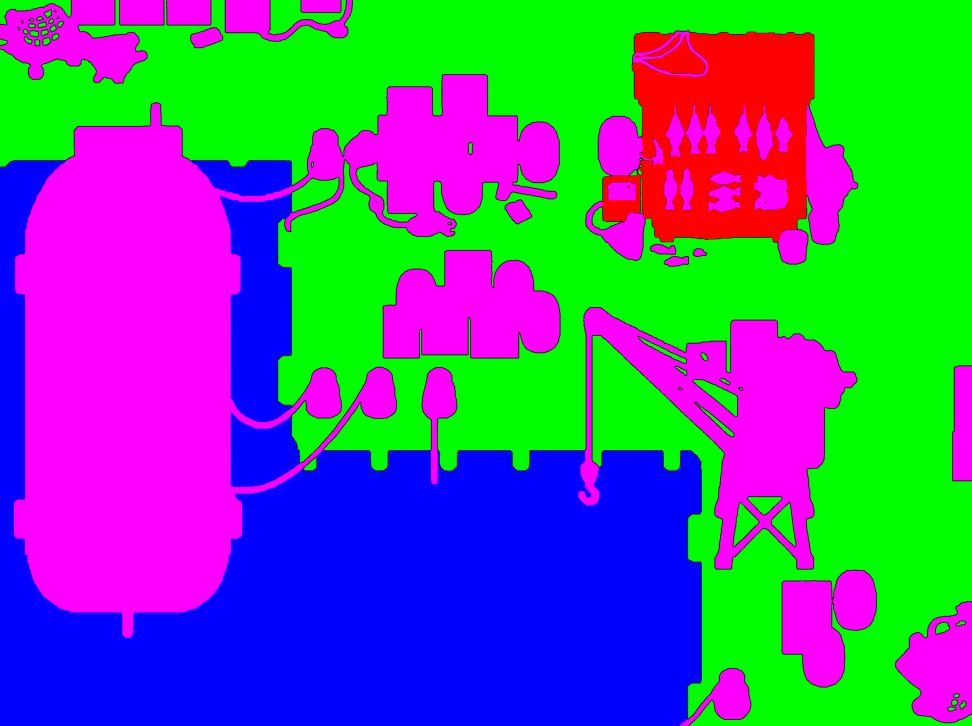
#> input picture docs/art-options/rooms/canal-docks/nbp-mask.png, 972 x 726 px, shrunk from 2400 x 1792 before the run, found by its file name
$ python morph_baseline.py
#> lines starting #> are read from the running program, lines starting #| are printed output that depends on the picture; after the words box and inside, x2 and y2 are one past the last pixel; in counts of white or black regions, pixels touching at a corner belong together
"""Morphological baseline for object footprints.

Uses the NBP class mask to derive footprints via distance transform:
for each non-floor instance (connected component), the footprint is the
base band where the instance contacts or nearly contacts the floor plane.

No learning required — pure classic CV on the class mask.

Usage:
  python morph_baseline.py --repo /path/to/emberwood
"""
import argparse
import json
import os
import time

import cv2
import numpy as np

SCENES = {
    "anchorroom": {
        "plate": "docs/art-options/nbp-scifi-anchor-clean.png",
        "mask": "docs/art-options/nbp-mask.png",
        "collision": "assets/rooms/anchorroom.collision.png",
    },
    "night-bazaar": {
        "plate": "docs/art-options/rooms/night-bazaar/plate.png",
        "mask": "docs/art-options/rooms/night-bazaar/nbp-mask.png",
        "collision": "assets/rooms/night-bazaar.collision.png",
    },
    "plaza-market-inside": {
        "plate": "docs/art-options/rooms/plaza-market-inside/plate.png",
        "mask": "docs/art-options/rooms/plaza-market-inside/nbp-mask.png",
        "collision": "assets/rooms/plaza-market-inside.collision.png",
    },
}

FLOOR_BGR = [0, 255, 0]
WALL_BGR = [0, 0, 255]

OUT_DIR = "docs/art-options/bench/depth"


def is_floor(pixel_bgr):
    return np.all(pixel_bgr == FLOOR_BGR, axis=-1)


def derive_morph_footprints(mask_bgr):
    """Derive footprints from class mask using morphological distance transform.

    For each non-floor, non-wall connected component:
    1. Compute the distance from every pixel to the nearest floor pixel
    2. The footprint = base band of the component (bottom portion near floor)
       where distance to floor is small
    """
    h, w = mask_bgr.shape[:2]

    floor = is_floor(mask_bgr)
    wall = np.all(mask_bgr == WALL_BGR, axis=-1)
    non_floor = ~floor & ~wall

    floor_dist = cv2.distanceTransform(
        (~floor).astype(np.uint8), cv2.DIST_L2, 5
    )

    nlabels, labels, stats, _ = cv2.connectedComponentsWithStats(
        non_floor.astype(np.uint8), connectivity=8
    )

    footprint = np.zeros((h, w), dtype=np.uint8)

    for i in range(1, nlabels):
        area = stats[i, cv2.CC_STAT_AREA]
        if area < 100:
            continue

        comp_mask = labels == i
        y_coords, x_coords = np.where(comp_mask)
        y_base = np.max(y_coords)
        y_top = np.min(y_coords)
        comp_height = y_base - y_top + 1

        band_height = max(int(0.3 * comp_height), 10)
        band_top = max(0, y_base - band_height)

        band_mask = np.zeros((h, w), dtype=bool)
        band_mask[band_top:y_base + 1, :] = True
        band_mask &= comp_mask

        x_min = np.min(x_coords)
        x_max = np.max(x_coords)

        near_floor = floor_dist < max(20, 0.1 * comp_height)
        base_contact = band_mask & near_floor

        if np.sum(base_contact) > 10:
            footprint[base_contact] = 255
        else:
            footprint[band_mask] = 255

    return footprint


def derive_morph_walk(mask_bgr):
    """Derive walkability from class mask — floor class with morphological cleanup."""
    floor = is_floor(mask_bgr).astype(np.uint8) * 255
    kernel = cv2.getStructuringElement(cv2.MORPH_ELLIPSE, (5, 5))
    floor = cv2.morphologyEx(floor, cv2.MORPH_CLOSE, kernel)
    return floor


def overlay_on_source(source_bgr, mask, color=(0, 255, 0), alpha=0.4):
    vis = source_bgr.copy()
    mask_bool = mask > 127
    overlay = vis.copy()
    overlay[mask_bool] = color
    return cv2.addWeighted(vis, 1 - alpha, overlay, alpha, 0)


def run(repo):
#> called with repo = '.'
    os.makedirs(os.path.join(repo, OUT_DIR), exist_ok=True)
    all_metrics = []

    for scene, paths in SCENES.items():
        print(f"\n=== {scene} ===")
        mask_bgr = cv2.imread(os.path.join(repo, paths["mask"]))
#> mask_bgr is the input picture: shape (726, 972, 3); mean B, G, R 140.9, 100.8, 86.5
        source_bgr = cv2.imread(os.path.join(repo, paths["plate"]))

        t0 = time.time()
        fp = derive_morph_footprints(mask_bgr)
#> in is_floor, `return np.all(pixel_bgr == FLOOR_BGR, axis=-1)`:
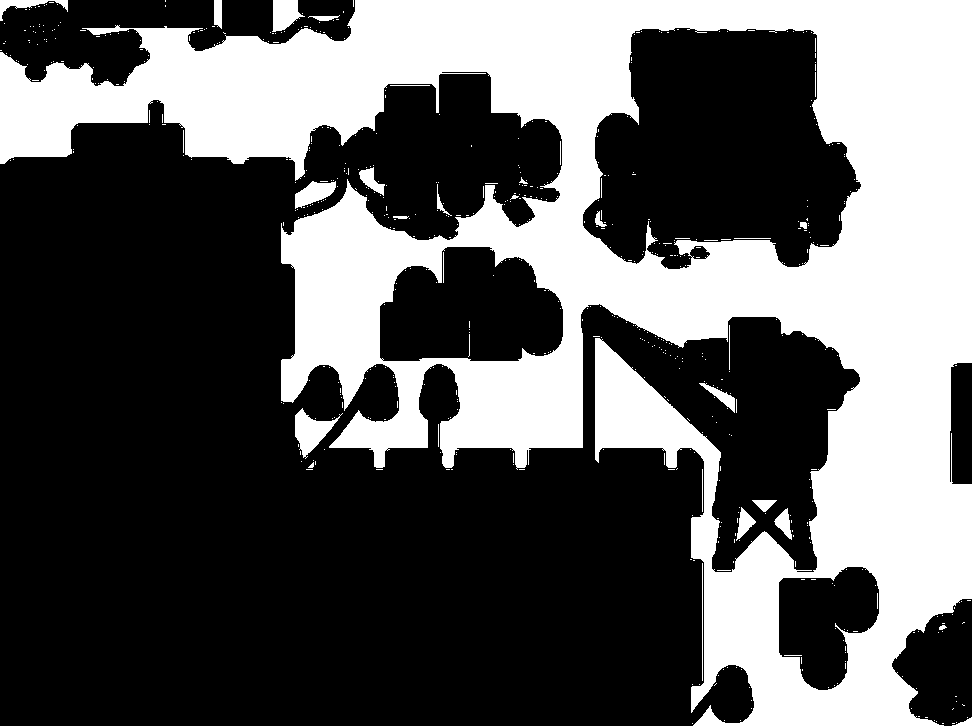
#> returned value: shape (726, 972) bool; 36.2% white; 602 white regions (569 under 20 px), largest, box (x1, y1, x2, y2) and area: (0, 0, 972, 726) 249006, (295, 408, 343, 459) 1033, (272, 0, 305, 32) 705
#> in derive_morph_footprints, `wall = np.all(mask_bgr == WALL_BGR, axis=-1)`: wall: shape (726, 972) bool; 3.3% white; 235 white regions (227 under 20 px), largest, box (x1, y1, x2, y2) and area: (635, 34, 813, 239) 21016, (651, 43, 703, 71) 715, (605, 200, 638, 219) 453
#> in derive_morph_footprints, `non_floor = ~floor & ~wall`:
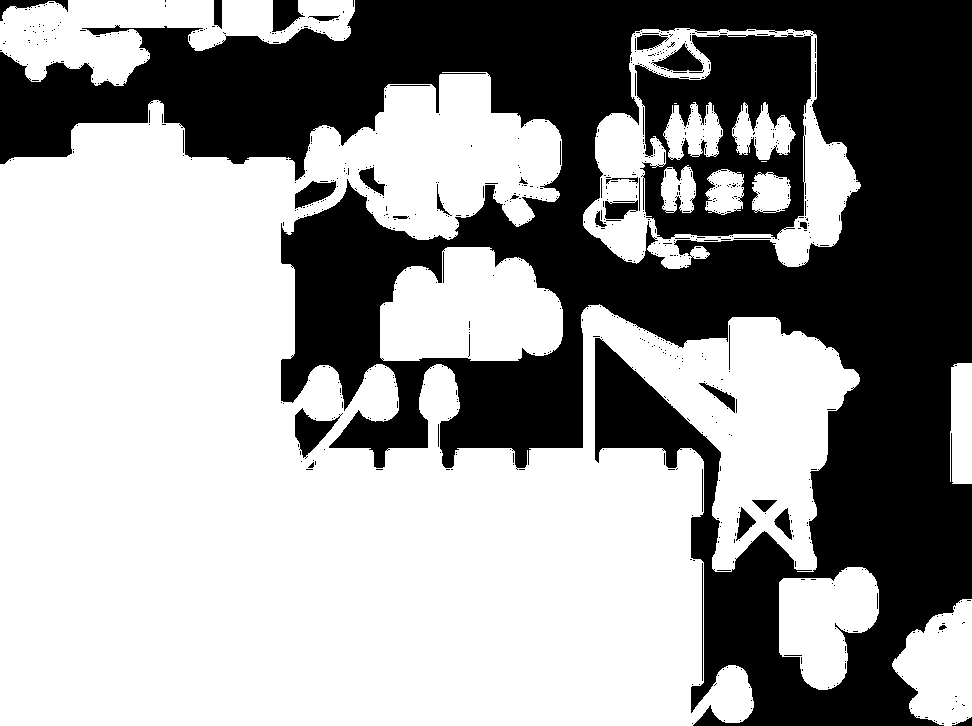
#> non_floor: shape (726, 972) bool; 60.5% white; 837 black regions (796 under 20 px), largest, box (x1, y1, x2, y2) and area: (0, 0, 972, 726) 249006, (635, 34, 813, 239) 21016, (295, 408, 343, 459) 1033
#> in derive_morph_footprints, `nlabels, labels, stats, _ = cv2.connectedComponentsWithStats( non_floo..`:
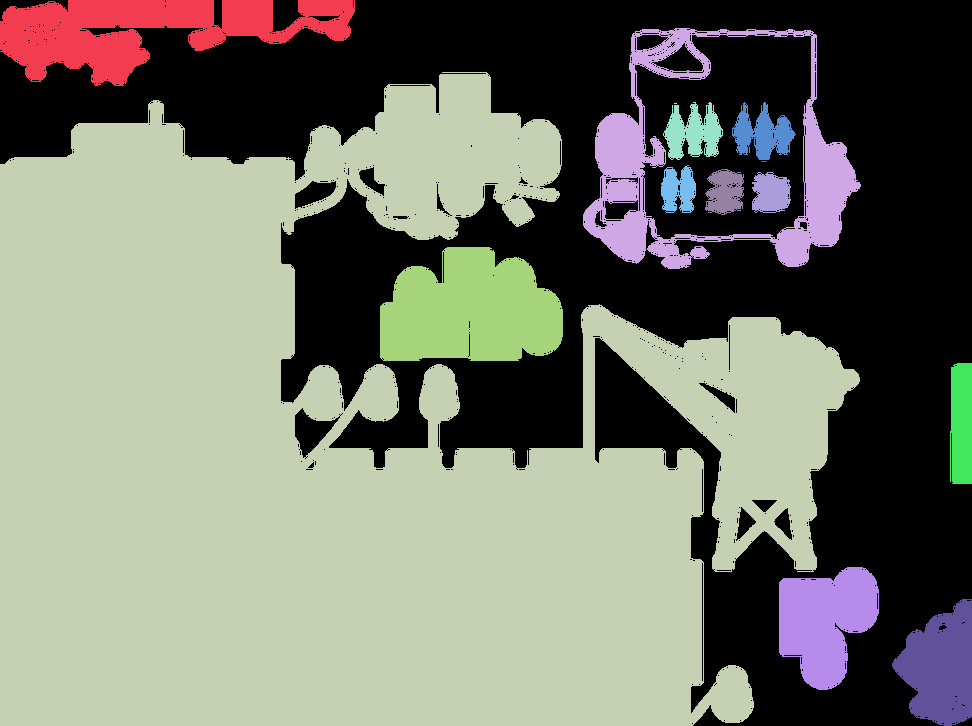
#> labels: shape (726, 972) int32; 15 distinct labels, from 0 to 14; one colour per label, 0 black
#> in derive_morph_footprints, `nlabels, labels, stats, _ = cv2.connectedComponentsWithStats( non_floo..`: nlabels = 15; stats = 15 rows, first 6: [0, 0, 972, 726, 278831], [0, 0, 355, 86, 16092], [583, 28, 278, 241, 17405], [0, 72, 860, 654, 350946], [674, 103, 3, 1, 3], [663, 102, 60, 58, 2130]
#> the loop in derive_morph_footprints, `for i in range(1, nlabels):` made 14 passes
#> (area, y_base, y_top, comp_height, band_height, band_top, x_min, x_max) on passes 1, 2, 3, 5, 6, 8, 9, 10, 11, 12, 13, 14: (16092, 85, 0, 86, 25, 60, 0, 354), (17405, 268, 28, 241, 72, 196, 583, 860), (350946, 725, 72, 654, 196, 529, 0, 859), (2130, 159, 102, 58, 17, 142, 663, 722), (2055, 159, 102, 58, 17, 142, 732, 795), (1215, 212, 165, 48, 14, 198, 661, 695), (1330, 214, 169, 46, 13, 201, 705, 743), (1269, 212, 172, 41, 12, 200, 752, 790), (16456, 360, 247, 114, 34, 326, 380, 562), (2524, 483, 363, 121, 36, 447, 950, 971), (8483, 689, 567, 123, 36, 653, 779, 878), (6927, 725, 599, 127, 38, 687, 892, 971)
#> pass 1, in derive_morph_footprints, `near_floor = floor_dist < max(20, 0.1 * comp_height)`:
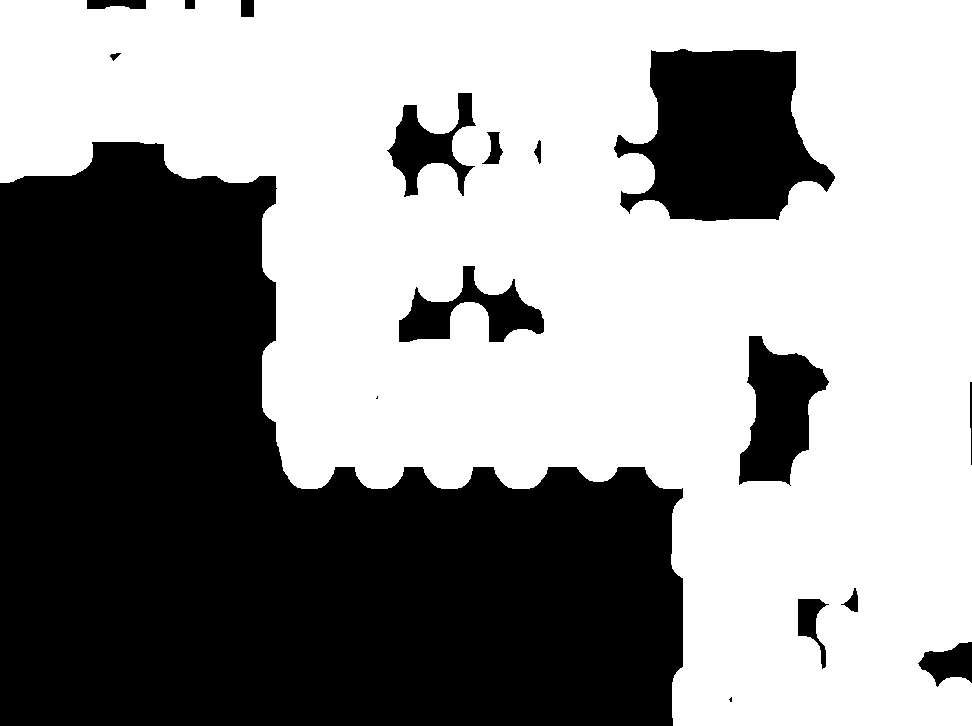
#> near_floor: shape (726, 972) bool; 57.9% white; 17 black regions (2 under 20 px), largest, box (x1, y1, x2, y2) and area: (0, 142, 683, 726) 251354, (614, 49, 835, 221) 25216, (739, 336, 829, 486) 7869
#> after the loop in derive_morph_footprints, `for i in range(1, nlabels):`: band_mask: shape (726, 972) bool; 0.29% white; 1 white region, box (x1, y1, x2, y2) and area: (909, 687, 972, 726) 2037
#> after the loop in derive_morph_footprints, `for i in range(1, nlabels):`: comp_mask: shape (726, 972) bool; 0.98% white; 1 white region, box (x1, y1, x2, y2) and area: (892, 599, 972, 726) 6927
#> after the loop in derive_morph_footprints, `for i in range(1, nlabels):`:
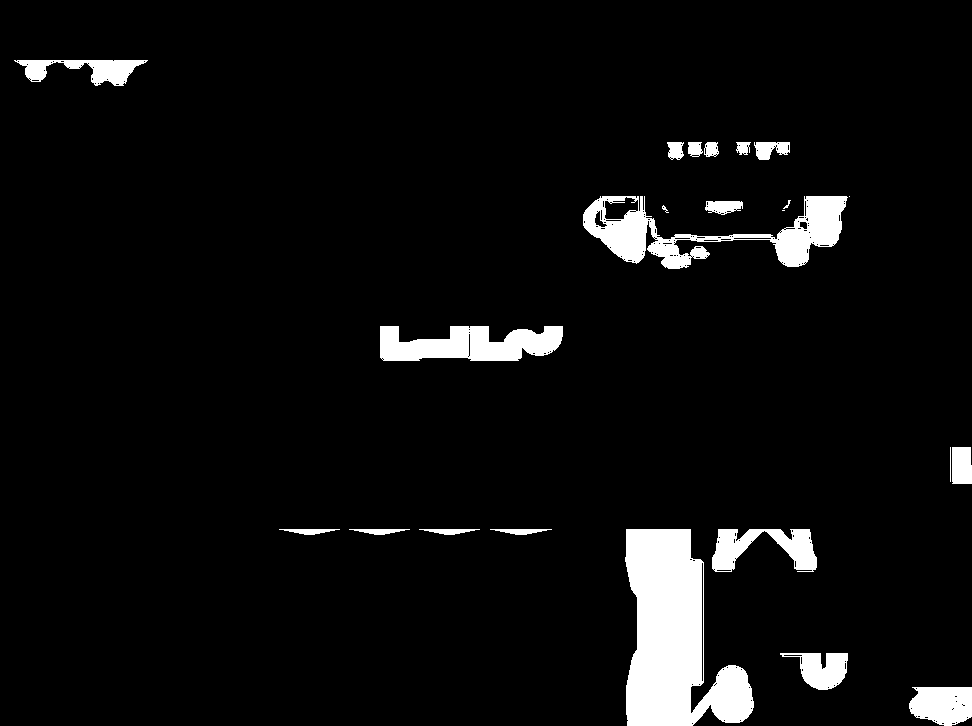
#> footprint: shape (726, 972); 5.5% white; 23 white regions (2 under 20 px), largest, box (x1, y1, x2, y2) and area: (625, 529, 754, 726) 15759, (583, 196, 848, 269) 7171, (380, 326, 563, 361) 4672
        fp_time = time.time() - t0

        walk = derive_morph_walk(mask_bgr)
#> in derive_morph_walk, `floor = cv2.morphologyEx(floor, cv2.MORPH_CLOSE, kernel)`:
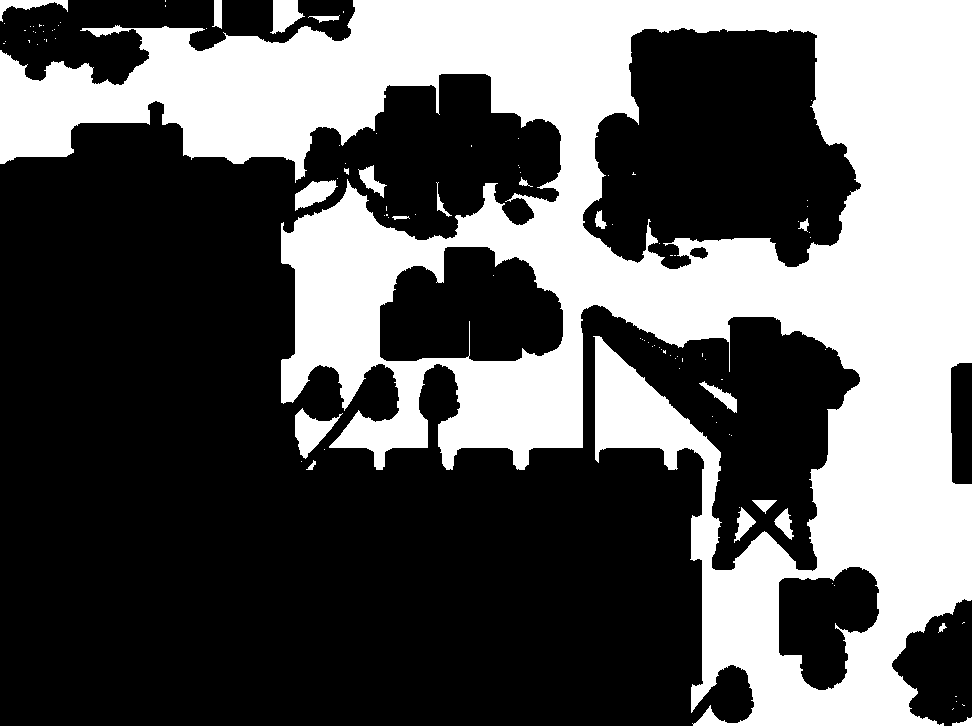
#> floor: shape (726, 972); 36.7% white; 104 white regions (83 under 20 px), largest, box (x1, y1, x2, y2) and area: (0, 0, 972, 726) 253161, (295, 408, 343, 459) 1081, (270, 0, 305, 34) 741
        walk_time = time.time() - t0 - fp_time

        cv2.imwrite(os.path.join(repo, OUT_DIR, f"morph-baseline-{scene}-mask.png"), fp)
        on_src_fp = overlay_on_source(source_bgr, fp, color=(0, 0, 255), alpha=0.5)
        cv2.imwrite(os.path.join(repo, OUT_DIR, f"morph-baseline-{scene}-on-source.jpg"), on_src_fp)

        cv2.imwrite(os.path.join(repo, OUT_DIR, f"morph-walk-{scene}-mask.png"), walk)
        on_src_walk = overlay_on_source(source_bgr, walk, color=(0, 255, 0), alpha=0.4)
        cv2.imwrite(os.path.join(repo, OUT_DIR, f"morph-walk-{scene}-on-source.jpg"), on_src_walk)

        fp_frac = np.mean(fp > 127)
        walk_frac = np.mean(walk > 127)
        print(f"  footprint: {fp_frac*100:.1f}% of image, time={fp_time:.2f}s")
        print(f"  walk: {walk_frac*100:.1f}% of image, time={walk_time:.2f}s")

        metrics_fp = {
            "method": "morph-baseline",
            "scene": scene,
            "runtime_s": round(fp_time, 3),
            "notes": (
                f"Morphological footprints from NBP class mask. "
                f"Non-floor components: base band (30% height) near floor "
                f"(distance transform < max(20, 10% height)). "
                f"Coverage: {fp_frac*100:.1f}%."
            ),
        }
        with open(os.path.join(repo, OUT_DIR, f"morph-baseline-{scene}-metrics.json"), "w") as f:
            json.dump(metrics_fp, f, indent=2)
        all_metrics.append(metrics_fp)

        metrics_walk = {
            "method": "morph-walk",
            "scene": scene,
            "runtime_s": round(walk_time, 3),
            "notes": (
                f"Walkability from NBP class mask floor class + morphological close. "
                f"Coverage: {walk_frac*100:.1f}%."
            ),
        }
        with open(os.path.join(repo, OUT_DIR, f"morph-walk-{scene}-metrics.json"), "w") as f:
            json.dump(metrics_walk, f, indent=2)
        all_metrics.append(metrics_walk)

    return all_metrics


if __name__ == "__main__":
    parser = argparse.ArgumentParser()
    parser.add_argument("--repo", default=".")
    args = parser.parse_args()
#> (the run stopped early here; a loop or call above may not have finished)
